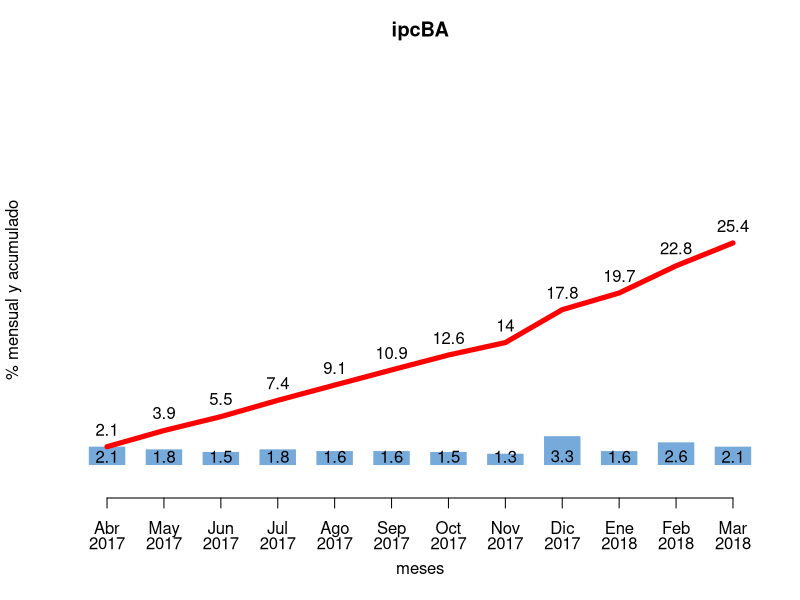

Source code (R):
ipcba <- read.csv("../datasets/IPCBA_.csv", stringsAsFactors=FALSE)
# ipcba <- edit(ipcba)
    gipcba <- ipcba[which(ipcba$anno==2018),]
    gipcba <- ipcba[3:16,]
    gipcba <- tail(ipcba[ !is.na(ipcba[["ipcba"]]), ], n=12L)
    tt <- nrow(gipcba)
    gipcba["ipcba_ant"] <- gipcba[["ipcba"]]/(1 + gipcba[["mensual"]] / 100)
    gipcba["ipcba_ini"] <- rep(gipcba[1,"ipcba_ant"],tt)
    gipcba["ipcba_acu"] <- (gipcba[["ipcba"]] - gipcba[["ipcba_ini"]]) / gipcba[["ipcba_ini"]] * 100

   plot(gipcba$mensual, col = "#75AADB",
         xlab = "meses",
         ylab = "% mensual y acumulado",
         main = "ipcBA\n",
         ylim = c(-2,42),type="h", lwd=35, lend=1, axes=FALSE)
    par(new=TRUE)
    plot(gipcba[["ipcba_acu"]] , ylim = c(-2,42), ylab="", xlab="", axes=FALSE, type="l", lwd=5, col = "#FF0000")
    text(c(1:length(gipcba$mensual)),1,gipcba$mensual)
    text(c(1:length(gipcba[["ipcba_acu"]])),gipcba$ipcba_acu+2,round(gipcba$ipcba_acu, digits=1))
    axis(1, at=1:length(gipcba[["mes"]]) , labels=substr(gipcba[["mes"]],1,3))
    axis(1, at=1:length(gipcba[["anno"]]) , labels=substr(gipcba[["anno"]],1,4), outer=FALSE, pos = c(-5.5,0), tick = FALSE) 


